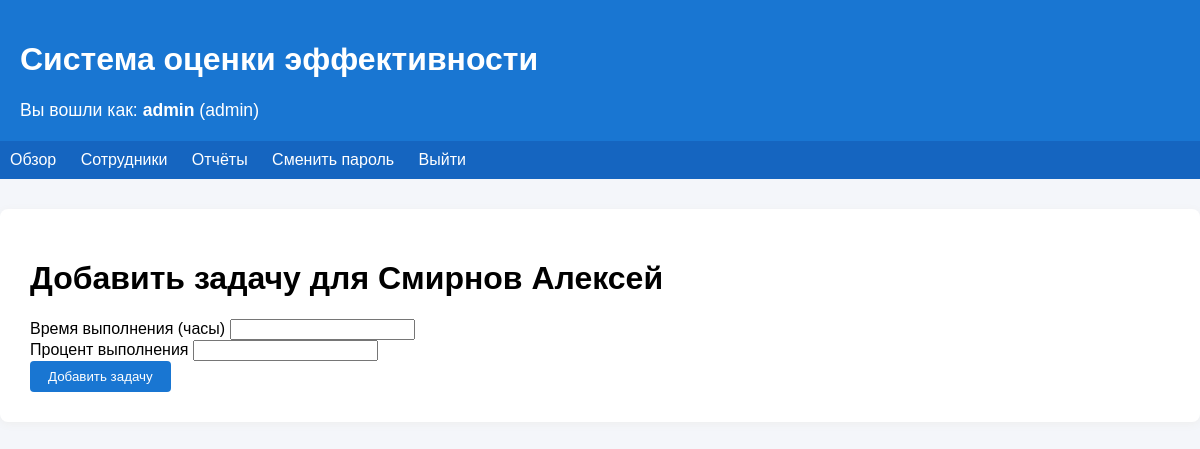
Page /auth/employees/6/add_task (signed in) on the committed database.
### app/models.py (models this page shows, shortened)
class User(db.Model, UserMixin):
    __tablename__ = 'users'
    id = db.Column(db.Integer, primary_key=True)
    username = db.Column(db.String(64), unique=True, nullable=False)
    password_hash = db.Column(db.String(128), nullable=False)
    role = db.Column(db.String(10), nullable=False, default='admin')

class Employee(db.Model):
    __tablename__ = 'employees'
    id = db.Column(db.Integer, primary_key=True)
    name = db.Column(db.String(100))
    position = db.Column(db.String(100))
    department = db.Column(db.String(100))
    rating = db.Column(db.Float)
    tasks = db.relationship('Task', back_populates='employee', cascade='all, delete-orphan')

### app/auth.py (the view)
@bp.route('/employees/<int:emp_id>/add_task', methods=['GET', 'POST'])
@login_required
def add_task(emp_id):
    if current_user.role == 'worker':
        emp = Employee.query.filter_by(id=emp_id, name=current_user.username).first()
        if not emp:
            flash("Вы можете добавлять задачи только себе.", 'error')
            return redirect(url_for('views.dashboard'))
    elif current_user.role in ['admin', 'manager']:
        emp = Employee.query.get_or_404(emp_id)
    else:
        flash("Доступ запрещен.", 'error')
        return redirect(url_for('views.dashboard'))
    form = AddTaskForm()
    if form.validate_on_submit():
        task = Task(employee_id=emp.id, time=form.time.data, correctness=form.correctness.data)
        db.session.add(task)
        db.session.commit()
        flash("Задача добавлена.", 'success')
        return redirect(url_for('auth.list_employees'))
    return render_template('add_task.html', form=form, employee=emp)

### app/forms.py
class AddTaskForm(FlaskForm):
    time = FloatField('Время выполнения (часы)', validators=[DataRequired(), NumberRange(min=0)])
    correctness = FloatField('Процент выполнения', validators=[DataRequired(), NumberRange(min=0, max=100)])
    submit = SubmitField('Добавить задачу')

### app/templates/add_task.html (shortened to what this page needs)
{% extends 'base.html' %}
{% block content %}
  <h1>Добавить задачу для {{ employee.name }}</h1>
  <form method="post">
    <div>{{ form.time.label }} {{ form.time() }}</div>
    <div>{{ form.correctness.label }} {{ form.correctness() }}</div>
    {{ form.submit(class="btn") }}
  </form>
{% endblock %}

### app/templates/base.html (shortened to what this page needs)
<!DOCTYPE html>
<html lang="ru">
<head>
</head>
<body>
  <header>
    <h1>Система оценки эффективности</h1>
    {% if current_user.is_authenticated %}
      <div style="font-size:1.1em; margin-top:8px;">
        Вы вошли как: <b>{{ current_user.username }}</b> {{current_user.name}} ({{ current_user.role }})
      </div>
    {% endif %}
  </header>
  <nav>
    <a href="{{ url_for('views.dashboard') }}">Обзор</a>
    <a href="{{ url_for('auth.list_employees') }}">Сотрудники</a>
    <a href="{{ url_for('views.reports') }}">Отчёты</a>
    <a href="{{ url_for('auth.change_password') }}">Сменить пароль</a>
    <a href="{{ url_for('auth.logout') }}">Выйти</a>
  </nav>
  <div class="container">
    {% block content %}{% endblock %}
  </div>
</body>
</html>

### app/templates/base.html (style rules this page uses)
body { font-family: Arial, sans-serif; background: #f4f6fa; margin: 0; }
header { background: #1976d2; color: #fff; padding: 20px; }
nav { background: #1565c0; padding: 10px; }
nav a { color: #fff; margin-right: 20px; text-decoration: none; }
.container { max-width: 1200px; margin: 30px auto; background: #fff; border-radius: 8px; box-shadow: 0 2px 8px #eee; padding: 30px; }
.btn { background: #1976d2; color: #fff; border: none; padding: 8px 18px; border-radius: 4px; cursor: pointer; }

### rows in the picture
User: username "admin", role "admin"
Employee: name "Смирнов Алексей"
